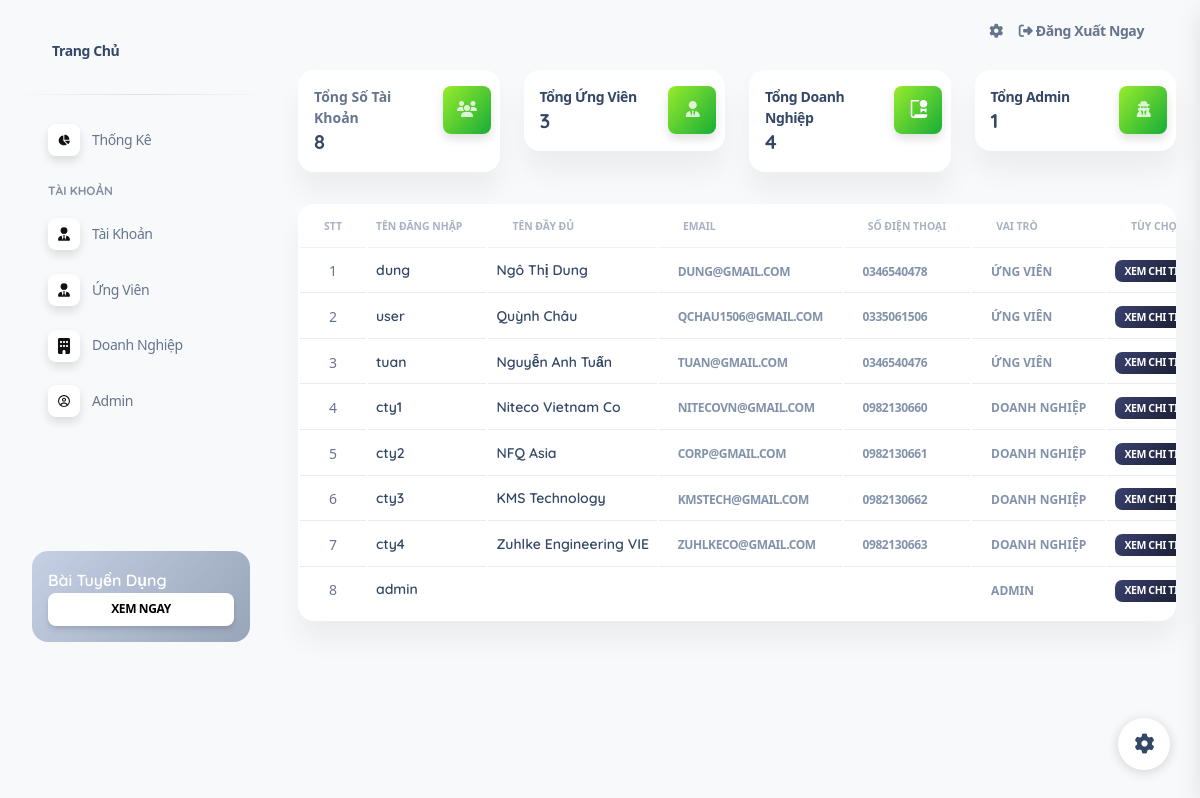
The page /src/WEB/index.php?act=account (signed in) on the database its author committed.
### tables this page shows
CREATE TABLE IF NOT EXISTS `user` (
  `id` int(10) NOT NULL,
  `username` varchar(255) NOT NULL,
  `pass` varchar(255) NOT NULL,
  `name` varchar(255) NOT NULL,
  `email` varchar(255) NOT NULL,
  `phone` varchar(13) NOT NULL,
  `address` varchar(255) NULL,
  `role` int(2) NOT NULL
);

### src/WEB/index.php (called while the page is built)
<?php
include 'controller/controller.php';

### src/WEB/model/pdo.php (called while the page is built, shortened)
<?php
function pdo_get_connection(){
    $servername = "db";
    $username = "ankan";
    $password = "310102";
    try {
        $conn = new PDO("mysql:host=$servername;dbname=web_tuyendung", $username, $password);
        $conn->setAttribute(PDO::ATTR_ERRMODE, PDO::ERRMODE_EXCEPTION);
        return $conn;
    } catch(PDOException $e) {
        echo "Connection failed: " . $e->getMessage();
    }
}
function pdo_query($sql){
    $sql_args=array_slice(func_get_args(),1);
    try{
        $conn=pdo_get_connection();
        $stmt=$conn->prepare($sql);
        $stmt->execute($sql_args);
        $rows=$stmt->fetchAll();
        return $rows;
    }
    catch(PDOException $e){
        throw $e;
    }
    finally{
        unset($conn);
    }
}
function pdo_query_one($sql){
    $sql_args=array_slice(func_get_args(),1);
    try{
        $conn=pdo_get_connection();
        $stmt=$conn->prepare($sql);
        $stmt->execute($sql_args);
        $row=$stmt->fetch(PDO::FETCH_ASSOC);
        return $row;
    }
    catch(PDOException $e){
        throw $e;
    }
    finally{
        unset($conn);
    }
}

### src/WEB/model/admin.php (called while the page is built, shortened)
<?php
function manageAdmin($id)
{
    $sql = "SELECT * FROM user u
            WHERE u.role = 1 AND u.id = ?";
    return pdo_query_one($sql, $id);
}
function list_admin($id, $username, $name, $email, $phone, $address, $role)
{
    $sql = "SELECT * FROM user WHERE role = ?";
    $sql .= $id !== '' ? " AND id LIKE '%" . $id . "%' " : "";
    $sql .= $username !== '' ? " AND username LIKE '%" . $username . "%' " : "";
    $sql .= $name !== '' ? " AND name LIKE '%" . $name . "%' " : "";
    $sql .= $email !== '' ? " AND email LIKE '%" . $email . "%' " : "";
    $sql .= $phone !== '' ? " AND phone LIKE '%" . $phone . "%' " : "";
    $sql .= $address !== '' ? " AND address LIKE '%" . $address . "%' " : "";
    $sql .= " ORDER BY id DESC";
    return pdo_query($sql, $role);
}
function list_user()
{
    $sql = "SELECT * FROM user ";
    return pdo_query($sql);
}
function countUser($role)
{
    $sql = "SELECT COUNT(*) as userCount FROM user WHERE role = ?";
    $result = pdo_query_one($sql, $role);
    return $result['userCount'];
}
function countUserId()
{
    $sql = "SELECT COUNT(id) as total FROM user";
    $result = pdo_query_one($sql);
    return $result['total'];
}

### src/WEB/view/admin/account.php (the view, shortened to what this page needs)
<div class="container-fluid py-2">
    <div class="row">
        <div class="col-xl-3 col-sm-6 mb-xl-0 mb-4">
            <div class="card">
                <div class="card-body p-3">
                    <div class="row">
                        <div class="col-8">
                            <div class="numbers">
                                <p class="text-sm mb-0 text-capitalize font-weight-bold">Tổng Số Tài Khoản</p>
                                <h5 class="font-weight-bolder mb-0">
                                    <?= $totalUsers ?>
                                </h5>
                            </div>
                        </div>
                        <div class="col-4 text-end">
                            <div class="icon icon-shape bg-gradient-success shadow text-center border-radius-md">
                                <i class="fa-solid fa-users" aria-hidden="true"></i>
                            </div>
                        </div>
                    </div>
                </div>
            </div>
        </div>
        <div class="col-xl-3 col-sm-6 mb-xl-0 mb-4">
        <a href="index.php?act=listcv">
            <div class="card">
                <div class="card-body p-3">
                    <div class="row">
                        <div class="col-8">
                            <div class="numbers">
                                <p class="text-sm mb-0 text-capitalize font-weight-bold">Tổng ứng Viên</p>
                                <h5 class="font-weight-bolder mb-0">
                                    <?= $user ?>
                                </h5>
                            </div>
                        </div>
                        <div class="col-4 text-end">
                            <div class="icon icon-shape bg-gradient-success shadow text-center border-radius-md">
                                <i class="fa-solid fa-user-tie" aria-hidden="true"></i>
                            </div>
                        </div>
                    </div>
                </div>
            </div></a>
        </div>
        <div class="col-xl-3 col-sm-6 mb-xl-0 mb-4">
            <a href="index.php?act=listcorp">
                <div class="card">
                    <div class="card-body p-3">
                        <div class="row">
                            <div class="col-8">
                                <div class="numbers">
                                    <p class="text-sm mb-0 text-capitalize font-weight-bold">Tổng Doanh Nghiệp</p>
                                    <h5 class="font-weight-bolder mb-0">
                                        <?= $corp ?>
                                    </h5>
                                </div>
                            </div>
                            <div class="col-4 text-end">
                                <div class="icon icon-shape bg-gradient-success shadow text-center border-radius-md">
                                    <i class="ni ni-paper-diploma text-lg opacity-10" aria-hidden="true"></i>
                                </div>
                            </div>
                        </div>
                    </div>
                </div>
            </a>
        </div>
        <div class="col-xl-3 col-sm-6 mb-xl-0 mb-4">
        <a href="index.php?act=listadmin">
            <div class="card">
                <div class="card-body p-3">
                    <div class="row">
                        <div class="col-8">
                            <div class="numbers">
                                <p class="text-sm mb-0 text-capitalize font-weight-bold">Tổng Admin</p>
                                <h5 class="font-weight-bolder mb-0">
                                    <?= $admin ?>
                                </h5>
                            </div>
                        </div>
                        <div class="col-4 text-end">
                            <div class="icon icon-shape bg-gradient-success shadow text-center border-radius-md">
                                <i class="fa-solid fa-user-secret" aria-hidden="true"></i>
                            </div>
                        </div>
                    </div>
                </div>
            </div></a>
        </div>
    </div>
</div>
<div class="container-fluid py-4">
    <div class="row">
        <div class="col-12">
            <div class="card mb-4">
                <div class="card-body px-0 pt-0 pb-2">
                    <div class="table-responsive p-0">
                        <table class="table align-items-center mb-0" id="myTable">
                            <thead>
                                <tr>
                                <th class="text-uppercase text-secondary text-xxs font-weight-bolder opacity-7 ">STT</th>
                                    <th class="text-uppercase text-secondary text-xxs font-weight-bolder opacity-7 ps-2">Tên Đăng Nhập</th>
                                    <th class="text-left text-uppercase text-secondary text-xxs font-weight-bolder opacity-7">Tên Đầy Đủ</th>
                                    <th class="text-left text-uppercase text-secondary text-xxs font-weight-bolder opacity-7">Email</th>
                                    <th class="text-left text-uppercase text-secondary text-xxs font-weight-bolder opacity-7">Số Điện Thoại</th>
                                    <th class="text-left text-uppercase text-secondary text-xxs font-weight-bolder opacity-7">Vai Trò</th>
                                    <th class="text-left text-uppercase text-secondary text-xxs font-weight-bolder opacity-7">Tùy Chọn</th>
                                </tr>
                            </thead>
                            <tbody>
                                <?php foreach ($listuser as $user) :; ?>
                                    <?php if ($user['role'] == 1) {
                                        $user['role'] = 'Admin';
                                        $link = 'index.php?act=listadmin';
                                    } elseif ($user['role'] == 2) {
                                        $user['role'] = 'Ứng viên';
                                        $link = 'index.php?act=infoCv&id=' . $user['id'];
                                    } elseif ($user['role'] == 3) {
                                        $user['role'] = 'Doanh Nghiệp';
                                        $link = 'index.php?act=infoCorp&id=' . $user['id'];
                                    } ?>
                                    <tr>
                                        <td class="align-middle text-center text-sm"></td>
                                        <td>
                                            <h6 class="mb-0 text-sm"><?= $user['username'] ?></h6>
                                        </td>
                                        <td class="align-middle text-left text-sm">
                                            <h6 class="mb-0 text-sm "><?= $user['name'] ?></h6>
                                        </td>
                                        <td class="align-middle text-left"><a href="mailto:<?= $user['email'] ?>">
                                                <span class="badge badge-sm  text-secondary"><?= $user['email'] ?></span></a>
                                        </td>
                                        <td class="align-middle text-left"><a href="tel:<?= $user['phone'] ?>">
                                                <span class="badge badge-sm  text-secondary"><?= $user['phone'] ?></span></a>
                                        </td>
                                        <td class="align-middle text-left">
                                            <span class="badge badge-sm  text-secondary"><?= $user['role'] ?></span>
                                        </td>
                                        <td class="align-middle text-left text-sm">
                                            <a href="<?= $link ?>" target="_blank"><span type="button" class="badge badge-sm bg-gradient-dark">Xem Chi Tiết</span></a>
                                        </td>
                                    </tr>
                                <?php endforeach; ?>
                            </tbody>
                        </table>
                    </div>
                </div>
            </div>
        </div>
    </div>
</div>
</main>

### src/WEB/assets/css/meanmenu.css (style rules this page uses)
body { font-family:oswald,sans-serif;padding:0;margin:0;font-size:15px;background-color:#f1f1f1 }

### src/WEB/assets/css/responsive.css (style rules this page uses)
:root { --main: rgba(0,0,0,0.9); --secondary: rgb(12, 104, 185); --secondary-child: rgba(78,205,196,0.5); --font: rgba(0,0,0,0.9); }

### src/WEB/assets/css/nucleo-svg.css (style rules this page uses)
.icon { display: inline-block; color: #111111; height: 1em; width: 1em; }
.icon { fill: currentColor; stroke: none; }

### rows shown on the page
user: username "dung", name "Ngô Thị Dung", email "DUNG@GMAIL.COM", phone "0346540478", role "ỨNG VIÊN"
user: username "user", name "Quỳnh Châu", email "QCHAU1506@GMAIL.COM", phone "0335061506", role "ỨNG VIÊN"
user: username "tuan", name "Nguyễn Anh Tuấn", email "TUAN@GMAIL.COM", phone "0346540476", role "ỨNG VIÊN"
user: username "cty1", name "Niteco Vietnam Co", email "NITECOVN@GMAIL.COM", phone "0982130660", role "DOANH NGHIỆP"
user: username "cty2", name "NFQ Asia", email "CORP@GMAIL.COM", phone "0982130661", role "DOANH NGHIỆP"
user: username "cty3", name "KMS Technology", email "KMSTECH@GMAIL.COM", phone "0982130662", role "DOANH NGHIỆP"
user: username "cty4", name "Zuhlke Engineering VIE", email "ZUHLKECO@GMAIL.COM", phone "0982130663", role "DOANH NGHIỆP"
user: username "admin", role "ADMIN"

### other values the page prints
$totalUsers "8"
$user "3"
$corp "4"
$admin "1"
